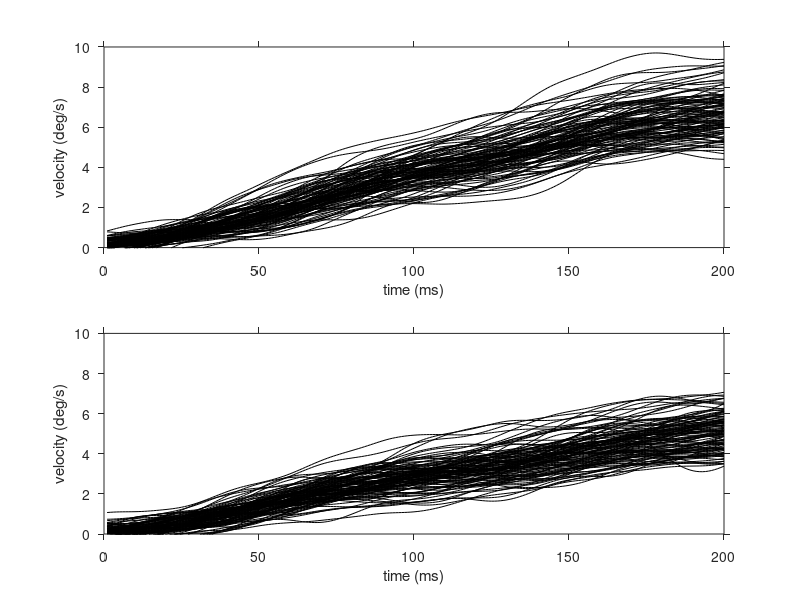

Reproduce this figure in MATLAB. (Note: this script raises an error after producing the figure.)
clear
clc
load('eyeData.mat');
R = @(deg) [cos(pi*deg/180) -sin(pi*deg/180) ; sin(pi*deg/180) cos(pi*deg/180)];
new90EyeH = [];
new90EyeV = [];
new180EyeH = [];
new180EyeV = [];

for i = 1:size(hComp, 1)
    currEye = [hComp(i, :) ; vComp(i, :)];
    rotEye = R(90)*currEye;
    new90EyeH = [new90EyeH ; rotEye(1, :)];
    new90EyeV = [new90EyeV ; rotEye(2, :)];
end

for i = 1:size(hComp, 1)
    currEye = [hComp(i, :) ; vComp(i, :)];
    rotEye = R(-180)*currEye;
    new180EyeH = [new180EyeH ; rotEye(1, :)];
    new180EyeV = [new180EyeV ; rotEye(2, :)];
end

plot(transpose(hComp), transpose(vComp), 'k');
hold on
set(gca, 'xlim', [-12 12], 'ylim', [-12 12], 'tickdir', 'out');
plot([-12 12], [0 0], 'k:');
plot([0 0], [-12 12], 'k:');
plot(transpose(new90EyeH), transpose(new90EyeV), 'b');
plot(transpose(new180EyeH), transpose(new180EyeV), 'g');
%%
subplot(2,1,1);
plot(transpose(hComp),'Color','k');
xlabel('time (ms)');
ylabel('velocity (deg/s)');
set(gca, 'ylim', [0 10], 'tickdir', 'out');

subplot(2,1,2);
plot(transpose(vComp),'Color','k');
xlabel('time (ms)');
ylabel('velocity (deg/s)');
set(gca,'xlim', [0 200], 'ylim', [0 10], 'tickdir', 'out');

sgtitle('Rotated eye velocity components');
axis square;
